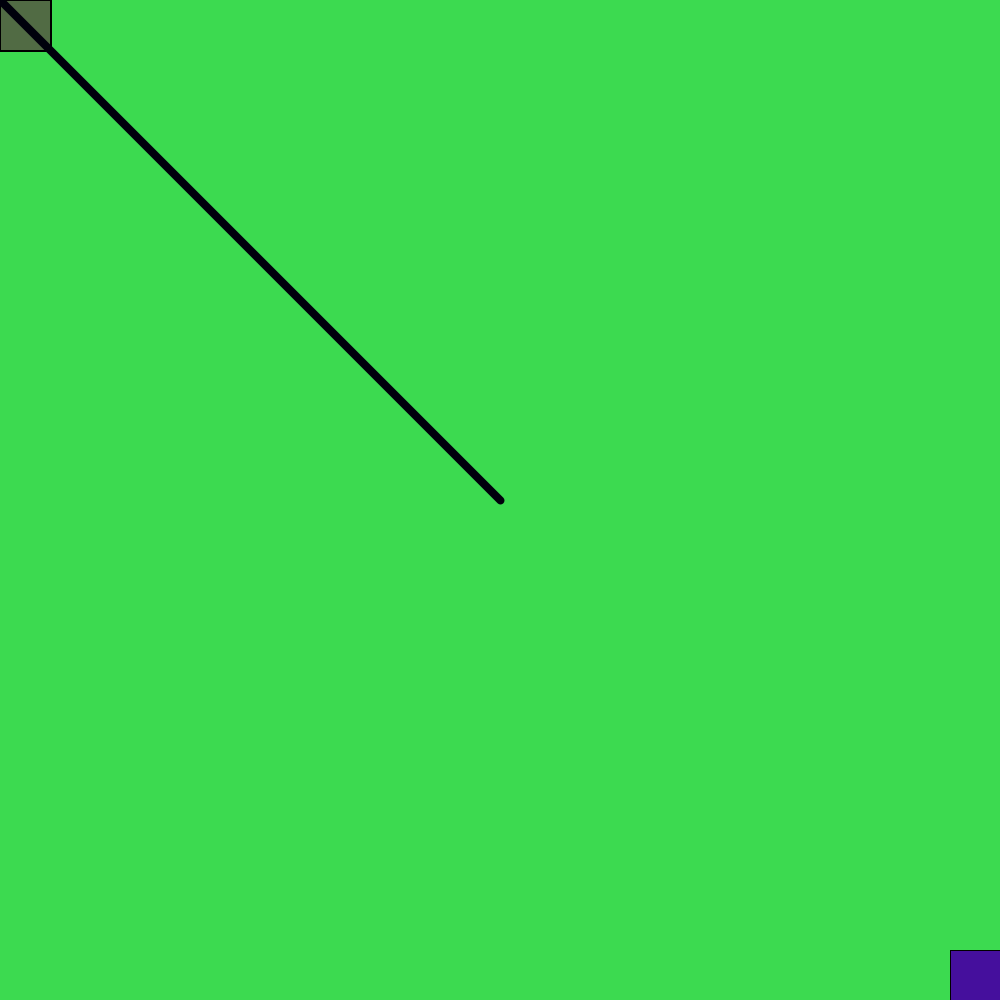
Frame 1 (no input)
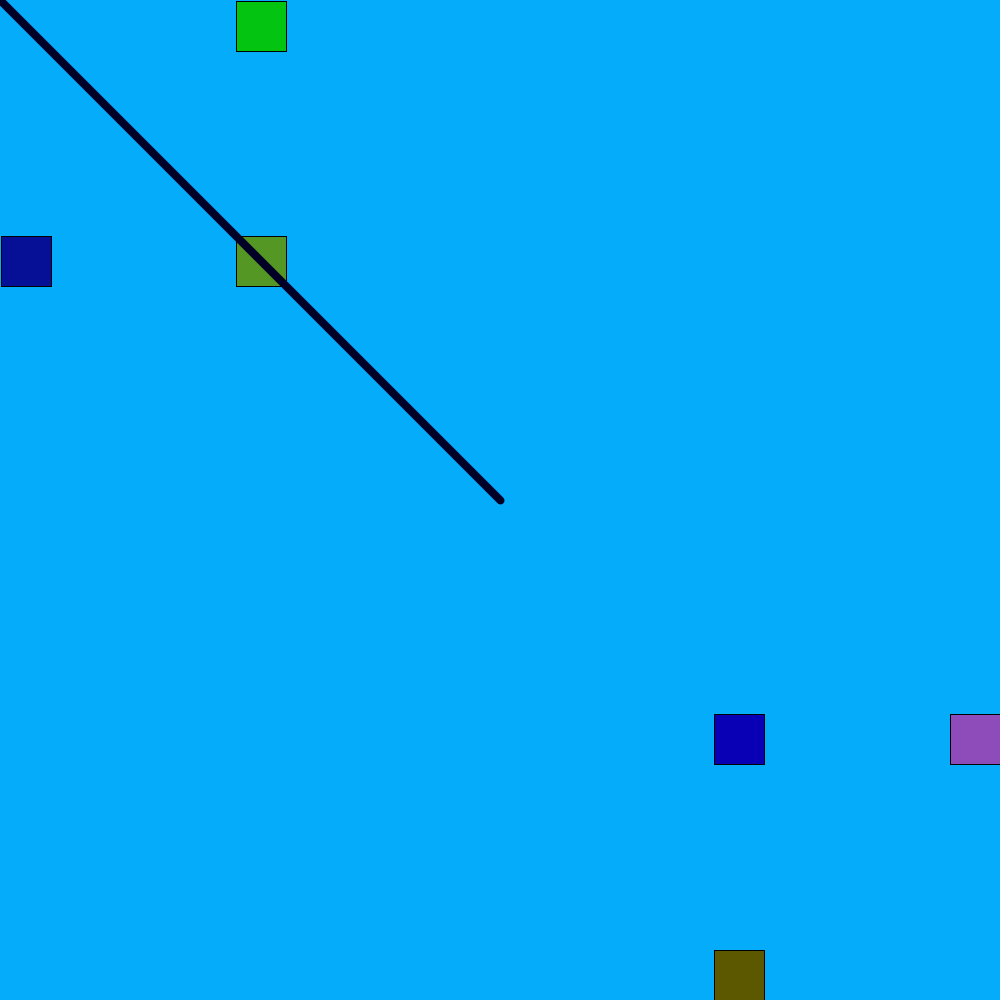
Frame 60 (the mouse pressed at the canvas centre just before this capture)
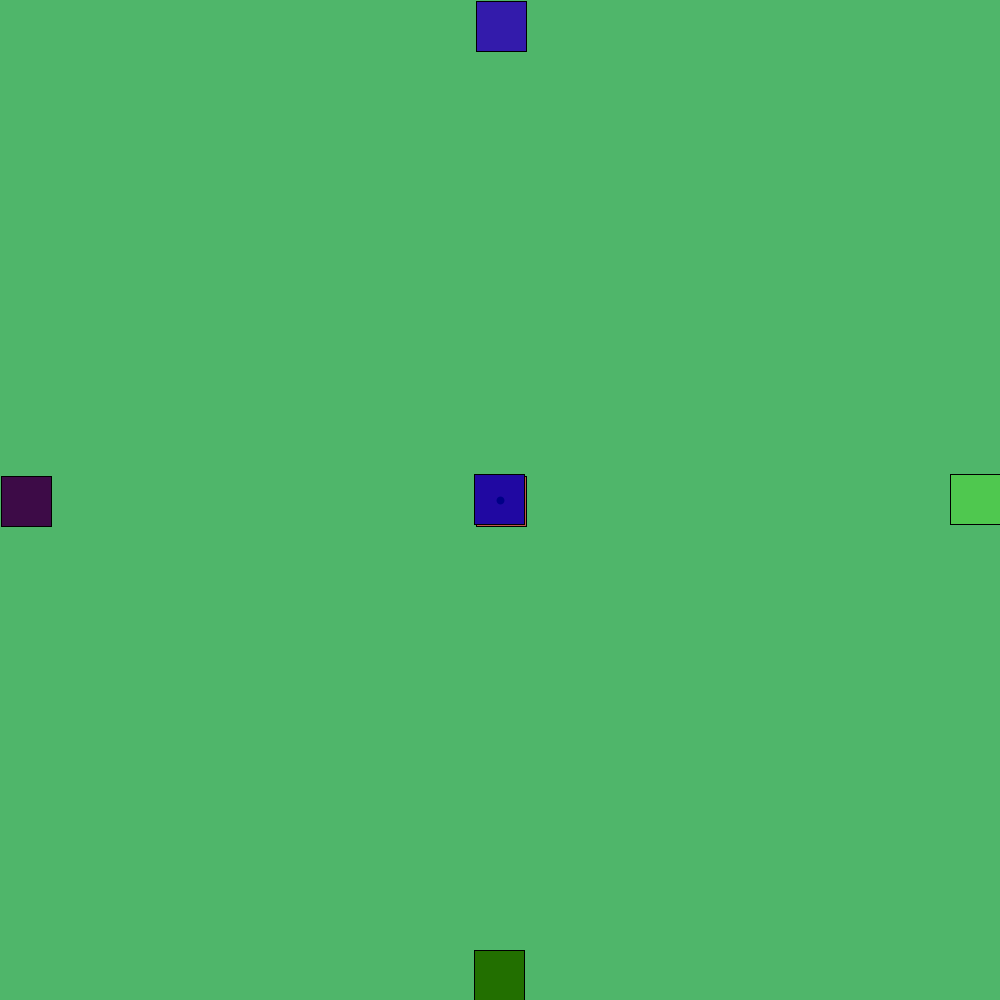
Frame 120 (the mouse held since frame 60 and released just before this capture)

The Processing sketch that drew these frames (run headless with seeded random() and noise(); from frame 60 on, the mouse is pressed at the canvas centre):

// Processing sketch: Drew_s_Disco_Party
// ── Drew_s_Disco_Party.pde
int a = 0;
int d=950;
void setup()
{
  size(1000, 1000);
  background(random(255), random(255), random(255));
  noCursor();
}

void draw()
{          
  background(random(255), random(255), random(255));      
  strokeWeight(1);
  stroke(0, 0, 0);
  fill(random(55), random(221), random(255));
  rect(a, 1, 50, 50);
  fill(random(100), random(25), random(225)); 
  rect(1, a, 50, 50);
  fill(random(236), random(235), random(111));
  rect(a, a, 50, 50);
  fill(random(225), random(23), random(200));
  rect(d, d, 50, 50);
  fill(random(123), random(222), random(1));
  rect(d, 950, 50, 50);
  fill(random(145), random(222), random(189));
  rect(950, d, 50, 50);
  stroke(0, 0, random(255));
  strokeWeight(8);
  line(mouseX, mouseY, 500, 500);

  a = a+4;
  d=d-4;

  if (a>1000)
  { 
    a=0;
  }

  if (d<-50)
    d=950;
}
